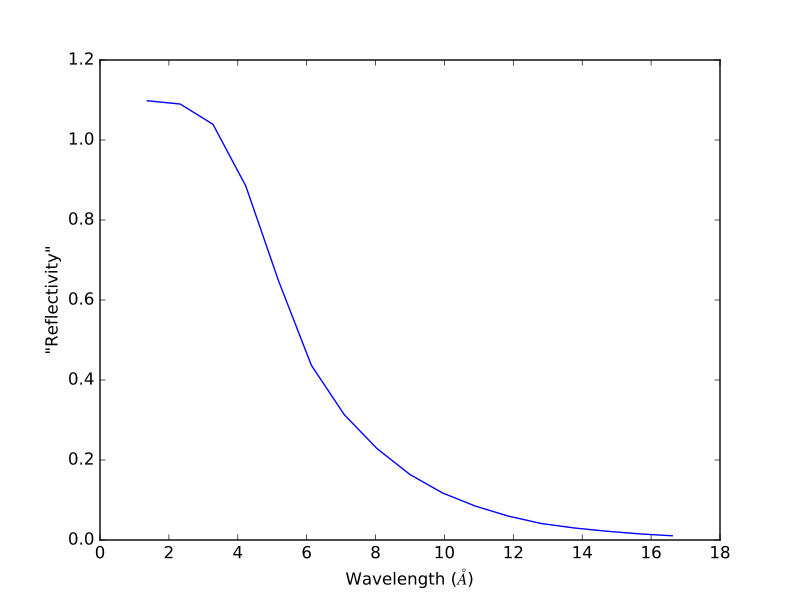

Python code for this plot:
import numpy as np
from mantid.simpleapi import *
import matplotlib.pyplot as plt

# Direct beam
noBackground = 'name=LinearBackground, A0=0'
direct = CreateSampleWorkspace(
    Function='User Defined',
    UserDefinedFunction=noBackground,
    NumBanks=1,
    XUnit='Wavelength',
    XMin=0., XMax=20., BinWidth=1.)
# Move the detector such that the beam is right at its center.
MoveInstrumentComponent(
    Workspace=direct,
    ComponentName='bank1',
    X=-0.008 * 4.5, Y= -0.008 * 4.5, Z=0.)
# Fill intensity for pixels in the beam
for i in [44, 45, 54, 55]:
    direct.dataY(i).fill(1.)
    direct.dataE(i).fill(0.1)
# Group detectors to form a 'line detector'. The line is vertical in this case.
groupingPattern=''
for row in range(10):
    for column in range(10):
        groupingPattern = groupingPattern + str(column * 10 + row)
        if column < 9:
            groupingPattern = groupingPattern + '+'
    if row < 9:
        groupingPattern = groupingPattern + ','
direct = GroupDetectors(
    InputWorkspace=direct,
    GroupingPattern=groupingPattern,
    Behaviour='Sum')

#Reflected beam
reflected = CreateSampleWorkspace(
    Function='User Defined',
    UserDefinedFunction=noBackground,
    NumBanks=1,
    XUnit='Wavelength',
    XMin=0., XMax=20., BinWidth=1.)
# Move the detector. This reflectometer moves vertically.
MoveInstrumentComponent(
    Workspace=reflected,
    ComponentName='bank1',
    X=-0.008 * 4.5, Y= 0.008 * 4, Z=0.)
# Create some fake reflected beam data.
Xs = reflected.readX(0)
Xs = (Xs[1:] + Xs[:-1]) / 2  # Bin edges -> points
decay = np.exp(-(Xs - 4.) / 3.)
span = decay < 1.
for i in [44, 45, 54, 55]:
    Ys = reflected.dataY(i)
    Ys.fill(1.)
    Ys[span] = decay[span]
reflected = GroupDetectors(
    InputWorkspace=reflected,
    GroupingPattern=groupingPattern,
    Behaviour='Sum')

# Now we have somewhat realistic data.
# Sum the direct beam (in lambda).
direct=SumSpectra(direct, ListOfWorkspaceIndices=[4, 5])
# Calculate (sum in Q) the reflectivity.
reflected /= direct
reflectivity = ReflectometrySumInQ(
    InputWorkspace=reflected,
    InputWorkspaceIndexSet=[4, 5],
    BeamCentre=4)

reflectivity = CropWorkspace(
    reflectivity,
    XMin=0.1, XMax=19.)

fig, axes = plt.subplots(subplot_kw={'projection': 'mantid'})
axes.plot(reflectivity)
axes.set_ylabel('"Reflectivity"')
# Uncomment to show the plot window.
#fig.show()
mtd.clear()
